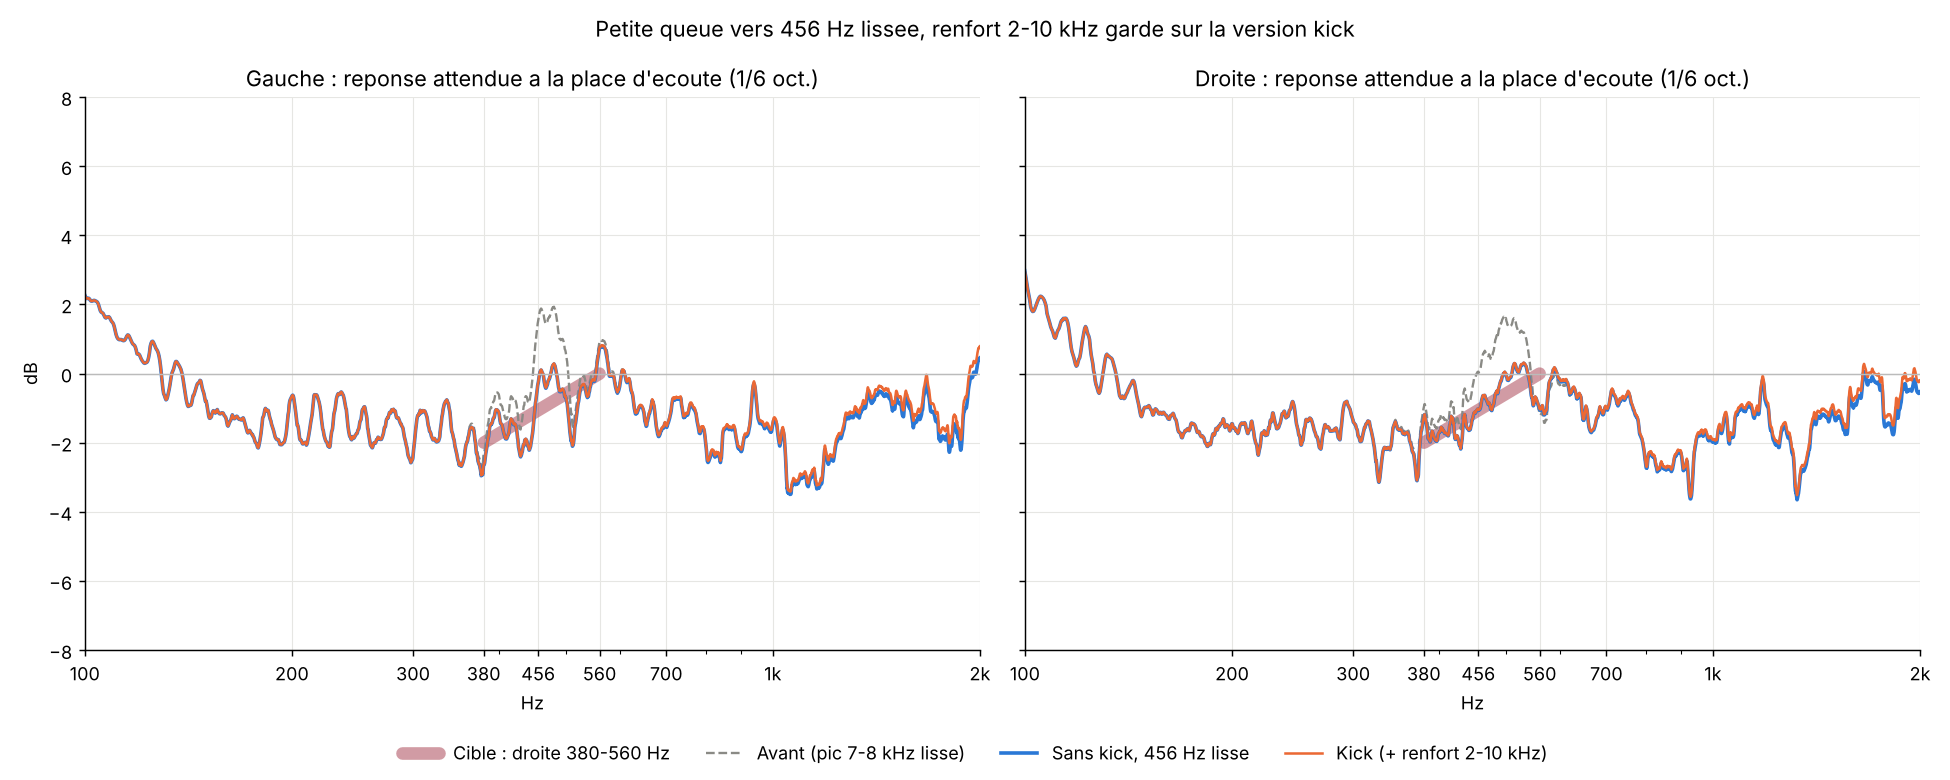

Recreate this plot in Python.
"""Lissage de la « petite queue » vers 456 Hz (Rulio12, 23/11/2026), memes deux voies.
Cible : droite de -2 dB a 380 Hz a 0 dB a 560 Hz (raccorde le trait grenat et la droite 450-850 Hz),
raccords 340-380 et 560-620 Hz ; rien d'autre ne change. Correction lissee au 1/6 d'octave, renfort limite a +3 dB.
Version kick = nouveau sans kick x clic 4,5 kHz +1,5 dB Q1. Depart : FIR *_plat9k.

    python3 correction/convolution/lisse456.py   -> final/fir_{L,R}_{sanskick,kick}_l456.raw, lisse456.png
"""
import os
import numpy as np
D = os.path.dirname(os.path.abspath(__file__)); R = os.path.join(D, "..", "..")
FS = 44100; N = 1 << 17; f = np.fft.rfftfreq(N, 1 / FS); f1 = f.copy(); f1[0] = 1e-3
REF = (f >= 200) & (f <= 500)
db = lambda h: 20 * np.log10(np.abs(h) + 1e-12)
fir = lambda n: np.fft.rfft(np.fromfile(os.path.join(D, "final", n), "<f4").astype(float), N)
cible = np.interp(np.log(np.clip(f1, 380, 560)), np.log([380, 560]), [-2.0, 0.0])
lg = lambda a, b: np.clip(np.log(f1 / a) / np.log(b / a), 0, 1)
w = (0.5 - 0.5 * np.cos(np.pi * lg(340, 380))) * (0.5 + 0.5 * np.cos(np.pi * lg(560, 620)))


def smooth_db(x, frac):
    p = 10 ** (x / 10); cs = np.concatenate([[0], np.cumsum(p)])
    lo = np.searchsorted(f, f * 2 ** (-frac / 2)); hi = np.maximum(np.searchsorted(f, f * 2 ** (frac / 2), side="right"), lo + 1)
    return 10 * np.log10((cs[hi] - cs[lo]) / (hi - lo))


def min_phase(G, n):
    c = np.fft.irfft(np.log(10 ** (G / 20)), N); ww = np.zeros(N); ww[0] = 1; ww[1:N // 2] = 2; ww[N // 2] = 1
    h = np.fft.irfft(np.exp(np.fft.rfft(c * ww, N)), N)[:n]
    fade = n // 8; h[-fade:] *= 0.5 * (1 + np.cos(np.linspace(0, np.pi, fade)))
    return h


def clic(h):
    A = 10 ** (1.5 / 40); w0 = 2 * np.pi * 4500 / FS; al = np.sin(w0) / 2; c = np.cos(w0)
    b = np.array([1 + al * A, -2 * c, 1 - al * A]); a = np.array([1 + al / A, -2 * c, 1 - al / A]); b, a = b / a[0], a / a[0]
    y = np.zeros_like(h); x1 = x2 = y1 = y2 = 0.0
    for n, xn in enumerate(h):
        yn = b[0] * xn + b[1] * x1 + b[2] * x2 - a[1] * y1 - a[2] * y2
        x2, x1, y2, y1 = x1, xn, y1, yn; y[n] = yn
    return y


z = np.load(os.path.join(R, "mesure/resultats/ir/verif_bouton_sans.npz"))
res = {}
for ch in "LR":
    base = np.fft.rfft(z[ch], N) / fir(f"fir_{ch}_sanskick_avant38.raw")
    off = np.mean(smooth_db(db(base * fir(f"fir_{ch}_sanskick_b7f76.raw")), 1 / 6)[REF])
    avant = smooth_db(db(base * fir(f"fir_{ch}_sanskick_plat9k.raw")), 1 / 6) - off
    delta = np.minimum(smooth_db(cible - smooth_db(db(base * fir(f"fir_{ch}_sanskick_plat9k.raw")), 1 / 6) + off, 1 / 6) * w, 3.0)
    h0 = np.fromfile(os.path.join(D, "final", f"fir_{ch}_sanskick_plat9k.raw"), "<f4").astype(float)
    h = min_phase(db(np.fft.rfft(h0, N)) + delta, len(h0))
    h.astype("<f4").tofile(os.path.join(D, "final", f"fir_{ch}_sanskick_l456.raw"))
    k = clic(h); fade = len(k) // 8; k[-fade:] *= 0.5 * (1 + np.cos(np.linspace(0, np.pi, fade)))
    k.astype("<f4").tofile(os.path.join(D, "final", f"fir_{ch}_kick_l456.raw"))
    apres = smooth_db(db(base * np.fft.rfft(h, N)), 1 / 6) - off
    kick = smooth_db(db(base * np.fft.rfft(k, N)), 1 / 6) - off
    res[ch] = (avant, apres, kick)
    sel = (f >= 380) & (f <= 560)
    a3 = smooth_db(db(base * np.fft.rfft(h, N)), 1 / 6) - off; b3 = smooth_db(db(base * np.fft.rfft(h0, N)), 1 / 6) - off
    print(ch, "ecart a la droite 380-560 Hz : avant", round(float(np.std((b3 - cible)[sel])), 2), "apres", round(float(np.std((a3 - cible)[sel])), 2),
          "| hors 330-650 Hz max", round(float(np.abs(db(np.fft.rfft(h, N)) - db(np.fft.rfft(h0, N)))[((f > 20) & (f < 330)) | (f > 650)].max()), 2),
          "| crete", round(float(db(np.fft.rfft(k, N))[f < 20000].max()) - 20.5, 1), "dBFS")

import matplotlib; matplotlib.use("Agg"); import matplotlib.pyplot as plt, matplotlib.ticker
fig, ax = plt.subplots(1, 2, figsize=(15, 6), sharey=True)
for j, (ch, nom) in enumerate((("L", "Gauche"), ("R", "Droite"))):
    a, b, k = res[ch]; m = (f >= 380) & (f <= 560)
    ax[j].plot(f[m], cible[m], color="#9b2335", lw=7, alpha=0.45, solid_capstyle="round", label="Cible : droite 380-560 Hz")
    ax[j].plot(f[1:], a[1:], color="#8a8a85", lw=1.3, ls="--", label="Avant (pic 7-8 kHz lisse)")
    ax[j].plot(f[1:], b[1:], color="#2a78d6", lw=2.0, label="Sans kick, 456 Hz lisse")
    ax[j].plot(f[1:], k[1:], color="#eb6834", lw=1.4, label="Kick (+ renfort 2-10 kHz)")
    ax[j].set_title(f"{nom} : reponse attendue a la place d'ecoute (1/6 oct.)")
    ax[j].set_xscale("log"); ax[j].set_xlim(100, 2000); ax[j].set_ylim(-8, 8); ax[j].axhline(0, color="#bbb", lw=0.8)
    t = [100, 200, 300, 380, 456, 560, 700, 1000, 2000]
    ax[j].set_xticks(t); ax[j].set_xticklabels([str(x) if x < 1000 else f"{x // 1000}k" for x in t])
    ax[j].xaxis.set_minor_formatter(matplotlib.ticker.NullFormatter()); ax[j].grid(True, color="#e6e6e3", lw=0.6); ax[j].set_xlabel("Hz")
    for sp in ("top", "right"): ax[j].spines[sp].set_visible(False)
ax[0].set_ylabel("dB")
h_, l_ = ax[0].get_legend_handles_labels(); fig.legend(h_, l_, loc="lower center", ncol=4, fontsize=10, frameon=False)
fig.suptitle("Petite queue vers 456 Hz lissee, renfort 2-10 kHz garde sur la version kick", fontsize=12)
fig.tight_layout(rect=(0, 0.06, 1, 1)); fig.savefig(os.path.join(D, "lisse456.png"), dpi=130)
